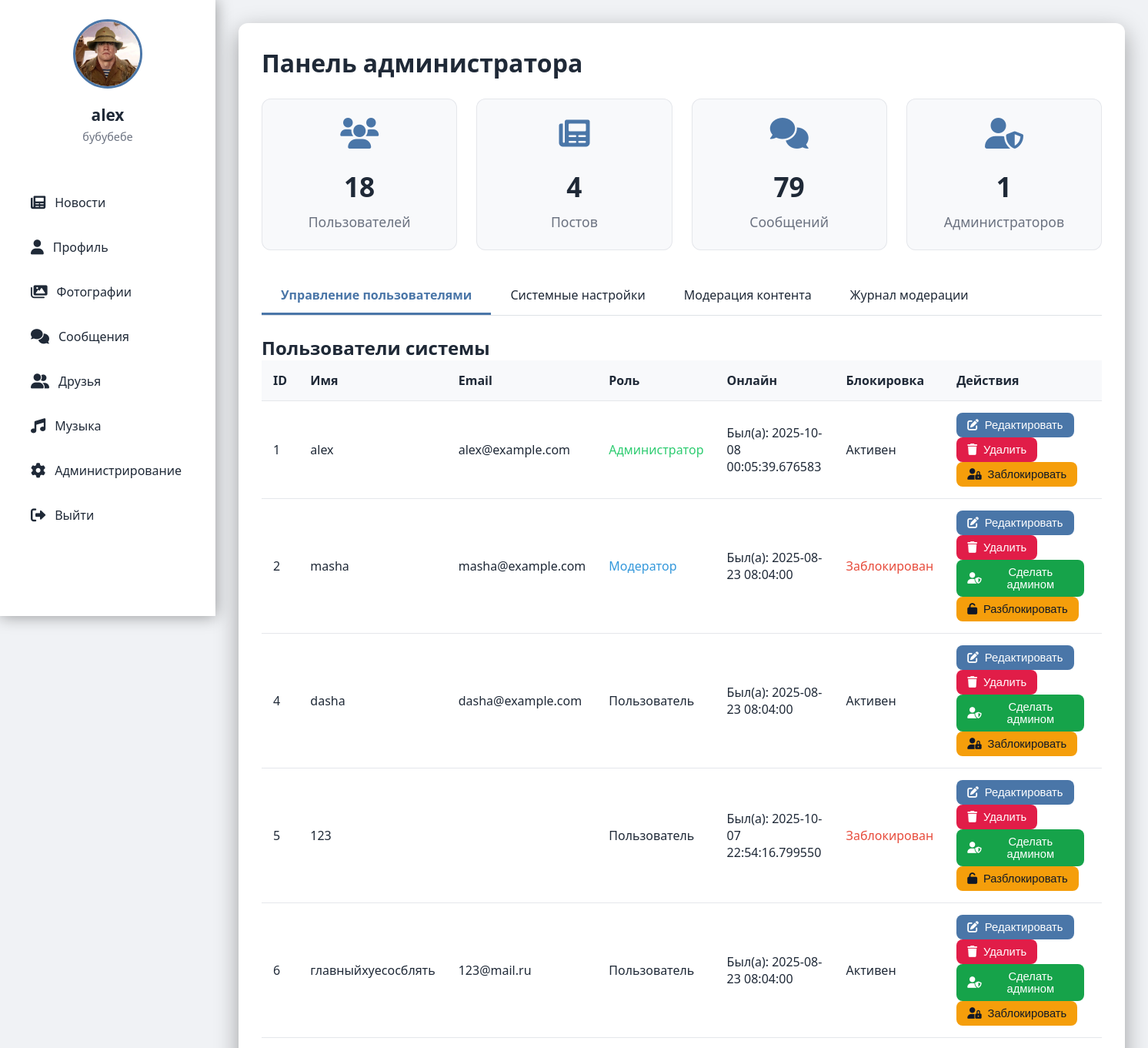
Page /admin (signed in, upper part) on the earlier database version.
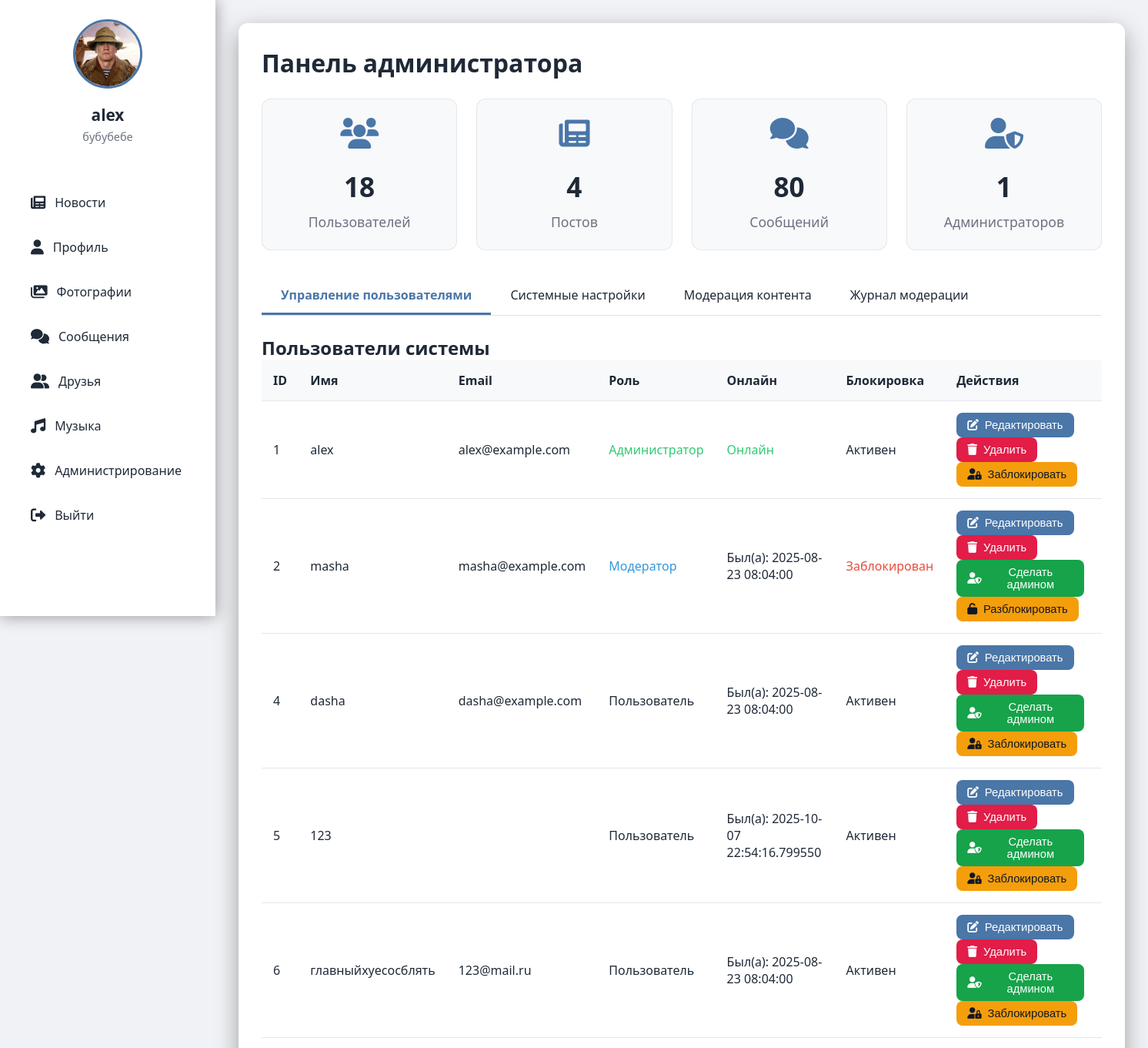
Same page on the later database version.
### tables this page shows
CREATE TABLE users (
                id INTEGER PRIMARY KEY AUTOINCREMENT,
                username TEXT UNIQUE NOT NULL,
                password TEXT NOT NULL,
                email TEXT,
                bio TEXT,
                avatar TEXT, role TEXT DEFAULT 'user' CHECK(role IN ('admin', 'moderator', 'user')), is_online BOOLEAN DEFAULT FALSE, last_seen DATETIME, banner TEXT, is_blocked BOOLEAN DEFAULT 0, block_reason TEXT);

### routes/admin.py (the view)
@bp.route('/admin')
def admin():
    if 'user_id' not in session:
        return redirect(url_for('auth.index'))
    user_id = session['user_id']
    conn = get_db()
    c = conn.cursor()
    c.execute("SELECT * FROM users WHERE id = ?", (user_id,))
    user = c.fetchone()
    if not user or user['role'] != 'admin':
        return redirect(url_for('feed.feed'))
    c.execute("SELECT COUNT(*) FROM users")
    users_count = c.fetchone()[0]
    c.execute("SELECT COUNT(*) FROM posts")
    posts_count = c.fetchone()[0]
    c.execute("SELECT COUNT(*) FROM messages")
    messages_count = c.fetchone()[0]
    c.execute("SELECT COUNT(*) FROM users WHERE role = 'admin'")
    admins_count = c.fetchone()[0]
    c.execute("SELECT id, username, email, bio, avatar, role, is_online, last_seen, is_blocked, block_reason FROM users")
    users = c.fetchall()
    c.execute("SELECT key, value FROM settings")
    settings = {row['key']: row['value'] for row in c.fetchall()}
    c.execute("SELECT id, target_type, target_id, reason, created_at FROM reports WHERE status='open' ORDER BY created_at DESC")
    reports = c.fetchall()
    c.execute('''SELECT mr.id, mr.track_id, mr.reason, mr.created_at, m.title, m.filename, u.username
                 FROM music_reports mr JOIN music m ON mr.track_id=m.id JOIN users u ON mr.reporter_id=u.id
                 WHERE mr.status='open' ORDER BY mr.created_at DESC''')
    music_reports = c.fetchall()
    conn.close()
    return render_template('admin.html',
                           user=user,
                           users_count=users_count,
                           posts_count=posts_count,
                           messages_count=messages_count,
                           admins_count=admins_count,
                           users=users,
                           settings=settings,
                           reports=reports,
                           music_reports=music_reports)

### app.py (called while the page is built)
@app.before_request
def enforce_account_block():
    try:
        if request.path.startswith('/static') or request.path.startswith('/socket.io'):
            return None
        if request.endpoint in {'auth.blocked', 'auth.index', 'static.static_files'}:
            return None
        if 'user_id' not in session:
            return None
        from models import get_db
        conn = get_db()
        c = conn.cursor()
        c.execute('SELECT is_blocked, block_reason FROM users WHERE id = ?', (session['user_id'],))
        row = c.fetchone()
        conn.close()
        if row and row['is_blocked']:
            reason = row['block_reason'] or 'Профиль заблокирован администратором'
            return render_template('blocked.html', reason=reason)
    except Exception:
        return None

### models.py (called while the page is built)
def get_db():
    conn = sqlite3.connect('social_network.db')
    conn.row_factory = sqlite3.Row
    return conn

### templates/admin.html (shortened to what the changed rows need)
<!DOCTYPE html>
<html>
<head>
    <link href="https://cdnjs.cloudflare.com/ajax/libs/font-awesome/6.0.0/css/all.min.css" rel="stylesheet">
</head>
<body>
    <div class="sidebar">
        <div class="profile-card">
            <img src="{% if user[5] %}{{ url_for('static', filename='uploads/' + user[5]) }}{% else %}{{ url_for('static', filename='uploads/default_avatar.png') }}{% endif %}" alt="Avatar">
            <h3>{{ user[1] }}</h3>
            <p>{{ user[4] or 'Статус не указан' }}</p>
        </div>
    </div>
    <div class="content">
        <div class="admin-container">
            <h1>Панель администратора</h1>
            <div class="stats-grid">
                <div class="stat-card">
                    <i class="fas fa-comments"></i>
                    <div class="number">{{ messages_count }}</div>
                    <div class="label">Сообщений</div>
                </div>
            </div>
            <div class="tab-content active" id="users-tab">
                <h2>Пользователи системы</h2>
                <table class="user-table">
                    <thead>
                        <tr>
                            <th>ID</th>
                            <th>Имя</th>
                            <th>Email</th>
                            <th>Роль</th>
                            <th>Онлайн</th>
                            <th>Блокировка</th>
                            <th>Действия</th>
                        </tr>
                    </thead>
                    <tbody>
                        {% for u in users %}
                        <tr data-user-id="{{ u[0] }}">
                            <td>{{ u[0] }}</td>
                            <td>{{ u[1] }}</td>
                            <td>{{ u[2] }}</td>
                            <td>
                                {% if u[5] == 'admin' %}
                                    <span style="color: #2ecc71;">Администратор</span>
                                {% elif u[5] == 'moderator' %}
                                    <span style="color: #3498db;">Модератор</span>
                                {% else %}
                                    Пользователь
                                {% endif %}
                            </td>
                            <td>
                                {% if u[6] %}
                                    <span style="color:#2ecc71">Онлайн</span>
                                {% else %}
                                    <span title="{{ u[7] }}">Был(а): {{ u[7] }}</span>
                                {% endif %}
                            </td>
                            <td>
                                {% if u[8] %}
                                    <span style="color:#e74c3c">Заблокирован</span>
                                {% else %}
                                    Активен
                                {% endif %}
                            </td>
                            <td class="action-buttons">
                                <button type="button" class="btn js-edit" data-user-id="{{ u[0] }}" data-username="{{ u[1] }}" data-email="{{ u[2] }}">
                                    <i class="fas fa-edit"></i> Редактировать
                                </button>
                                <form method="POST" action="{{ url_for('admin.delete_user', user_id=u[0]) }}" style="display:inline;" onsubmit="return confirm('Удалить пользователя?');">
                                    <button type="submit" class="btn btn-danger"><i class="fas fa-trash"></i> Удалить</button>
                                </form>
                                {% if u[5] != 'admin' %}
                                <form method="POST" action="{{ url_for('admin.make_admin', user_id=u[0]) }}" style="display:inline;">
                                    <button type="submit" class="btn btn-success"><i class="fas fa-user-shield"></i> Сделать админом</button>
                                </form>
                                {% endif %}
                                {% if u[8] %}
                                    <form method="POST" action="{{ url_for('admin.toggle_block', user_id=u[0]) }}" style="display:inline;">
                                        <button type="submit" class="btn btn-warning"><i class="fas fa-unlock"></i> Разблокировать</button>
                                    </form>
                                {% else %}
                                    <button type="button" class="btn btn-warning js-open-block" data-user-id="{{ u[0] }}" data-username="{{ u[1] }}"><i class="fas fa-user-lock"></i> Заблокировать</button>
                                {% endif %}
                            </td>
                        </tr>
                        {% endfor %}
                    </tbody>
                </table>
            </div>
        </div>
    </div>
</body>
</html>

Differences in the rows shown:
changed users "alex": last_seen "2025-10-08 00:05:39.676583" → (not shown); is_online "Был(а):" → "Онлайн"
changed users id 5: is_blocked "Заблокирован Разблокировать" → "Активен Заблокировать"
Other differences:
{{ messages_count }}: "79" → "80"
